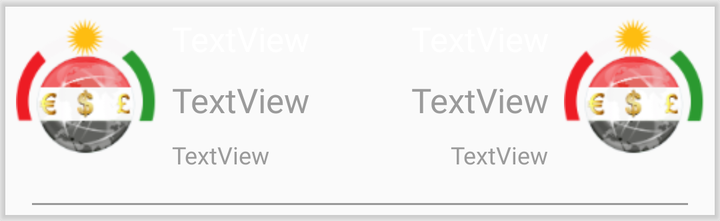
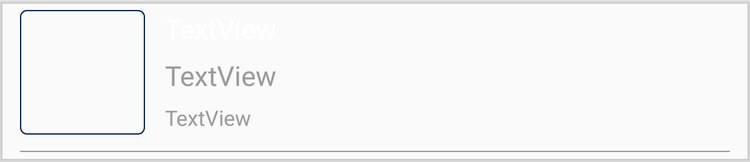

First picture: res/layout/ on a phone held upright. Second picture: the repository's own variant of that layout, on a device whose configuration matches the variant's folder. Source for both follows.
<!-- AndroidManifest.xml: application theme AppTheme -->
<!-- res/layout/layout_item_notification.xml -->
<?xml version="1.0" encoding="utf-8"?>
<androidx.cardview.widget.CardView
        xmlns:android="http://schemas.android.com/apk/res/android"
        xmlns:app="http://schemas.android.com/apk/res-auto"
        xmlns:tools="http://schemas.android.com/tools"
        android:layout_width="match_parent"
        android:layout_height="wrap_content"
        app:cardBackgroundColor="@android:color/transparent">

    <androidx.constraintlayout.widget.ConstraintLayout
            android:orientation="vertical"
            android:layout_width="match_parent"
            android:layout_height="match_parent"
            android:background="@android:color/transparent">

        <ImageView
                android:id="@+id/ivImg"
                android:layout_width="@dimen/notification_img_width"
                android:layout_height="70dp"
                android:layout_marginStart="8dp"
                android:layout_marginTop="8dp"
                app:layout_constraintStart_toStartOf="parent"
                app:layout_constraintTop_toTopOf="parent"
                tools:background="@mipmap/ic_action_logo" />

        <TextView
                android:id="@+id/tvTitle"
                android:layout_width="0dp"
                android:layout_height="wrap_content"
                android:layout_marginStart="8dp"
                android:layout_marginTop="8dp"
                android:layout_marginEnd="16dp"
                android:layout_marginBottom="8dp"
                android:text="TextView"
                android:textColor="@color/white_text"
                android:textDirection="ltr"
                android:textSize="@dimen/notification_phone_text_size"
                app:layout_constraintBottom_toTopOf="@+id/tvMessage"
                app:layout_constraintEnd_toEndOf="parent"
                app:layout_constraintStart_toEndOf="@+id/ivImg"
                app:layout_constraintTop_toTopOf="parent" />

        <TextView
                android:id="@+id/tvMessage"
                android:layout_width="0dp"
                android:layout_height="wrap_content"
                android:layout_marginStart="8dp"
                android:layout_marginTop="8dp"
                android:layout_marginEnd="16dp"
                android:text="TextView"
                android:textColor="@color/notification_label_color"
                android:textDirection="ltr"
                android:textSize="@dimen/notification_phone_text_size"
                android:autoLink="all"
                android:textColorLink="@android:color/holo_blue_light"
                app:layout_constraintEnd_toEndOf="parent"
                app:layout_constraintStart_toEndOf="@+id/ivImg"
                app:layout_constraintTop_toBottomOf="@+id/tvTitle" />

        <TextView
                android:id="@+id/tvDate"
                android:layout_width="0dp"
                android:layout_height="wrap_content"
                android:layout_marginStart="8dp"
                android:layout_marginTop="8dp"
                android:layout_marginEnd="16dp"
                android:layout_marginBottom="16dp"
                android:text="TextView"
                android:textAlignment="viewStart"
                android:textColor="@color/notification_label_color"
                android:textSize="@dimen/text_small12"
                app:layout_constraintBottom_toTopOf="@+id/view"
                app:layout_constraintEnd_toEndOf="parent"
                app:layout_constraintStart_toEndOf="@+id/ivImg"
                app:layout_constraintTop_toBottomOf="@+id/tvMessage" />

        <TextView
                android:id="@+id/tvTitleRTL"
                android:layout_width="0dp"
                android:layout_height="wrap_content"
                android:layout_marginStart="16dp"
                android:layout_marginTop="8dp"
                android:layout_marginEnd="8dp"
                android:layout_marginBottom="8dp"
                android:text="TextView"
                android:textColor="@color/white_text"
                android:textAlignment="viewEnd"
                android:textSize="@dimen/notification_phone_text_size"
                app:layout_constraintBottom_toTopOf="@+id/tvMessageRTL"
                app:layout_constraintEnd_toStartOf="@+id/ivImgRTL"
                app:layout_constraintStart_toStartOf="parent"
                app:layout_constraintTop_toTopOf="parent" />

        <TextView
                android:id="@+id/tvMessageRTL"
                android:layout_width="0dp"
                android:layout_height="wrap_content"
                android:layout_marginStart="16dp"
                android:layout_marginTop="8dp"
                android:layout_marginEnd="8dp"
                android:text="TextView"
                android:textColor="@color/notification_label_color"
                android:textAlignment="viewEnd"
                android:textSize="@dimen/notification_phone_text_size"
                android:autoLink="all"
                android:textColorLink="@android:color/holo_blue_light"
                app:layout_constraintEnd_toStartOf="@+id/ivImgRTL"
                app:layout_constraintStart_toStartOf="parent"
                app:layout_constraintTop_toBottomOf="@+id/tvTitleRTL" />

        <TextView
                android:id="@+id/tvDateRTL"
                android:layout_width="0dp"
                android:layout_height="wrap_content"
                android:layout_marginStart="16dp"
                android:layout_marginTop="8dp"
                android:layout_marginEnd="8dp"
                android:layout_marginBottom="16dp"
                android:text="TextView"
                android:textAlignment="viewEnd"
                android:textColor="@color/notification_label_color"
                android:textSize="@dimen/text_small12"
                app:layout_constraintBottom_toTopOf="@id/view"
                app:layout_constraintEnd_toStartOf="@+id/ivImgRTL"
                app:layout_constraintStart_toStartOf="parent"
                app:layout_constraintTop_toBottomOf="@+id/tvMessageRTL" />

        <View
                android:id="@+id/view"
                android:layout_width="match_parent"
                android:layout_height="1dp"
                android:layout_marginBottom="8dp"
                android:background="@color/notification_label_color"
                app:layout_constraintBottom_toBottomOf="parent"
                app:layout_constraintEnd_toEndOf="parent"
                app:layout_constraintStart_toStartOf="parent"
                android:layout_marginStart="16dp"
                android:layout_marginEnd="16dp"/>

        <ImageView
                android:id="@+id/ivImgRTL"
                android:layout_width="@dimen/notification_img_width"
                android:layout_height="70dp"
                android:layout_marginTop="8dp"
                android:layout_marginEnd="8dp"
                app:layout_constraintEnd_toEndOf="parent"
                app:layout_constraintTop_toTopOf="parent"
                tools:background="@mipmap/ic_action_logo" />
    </androidx.constraintlayout.widget.ConstraintLayout>
</androidx.cardview.widget.CardView>
<!-- resources referenced by this layout -->
<resources>
  <color name="notification_label_color">#9A9A9A</color>
  <color name="white_text">#FFFFFF</color>
  <dimen name="notification_img_width">70dp</dimen>
  <dimen name="notification_phone_text_size">17sp</dimen>
  <dimen name="text_small12">12sp</dimen>
  <!-- mipmap ic_action_logo: png bitmap (mipmap-hdpi, 4938 bytes) -->
  <style name="AppTheme" parent="Theme.AppCompat.Light.DarkActionBar">
          <item name="colorPrimary">@color/colorPrimary</item>
          <item name="colorPrimaryDark">@color/colorPrimaryDark</item>
          <item name="colorAccent">@color/colorAccent</item>
          <item name="android:fontFamily">@font/lato_regular</item>
          <item name="windowActionBar">false</item>
          <item name="windowNoTitle">true</item>
      </style>
  <color name="colorPrimary">@color/blue</color>
  <color name="colorPrimaryDark">@color/black</color>
  <color name="colorAccent">@color/hint_text</color>
  <color name="blue">#031F5A</color>
  <color name="black">#000000</color>
  <color name="hint_text">#FFFAFA</color>
</resources>
<!-- res/layout-sw600dp/layout_item_notification.xml (the repository's variant of the layout above) -->
<!-- drawn on a 7-inch tablet held upright -->
<?xml version="1.0" encoding="utf-8"?>
<androidx.cardview.widget.CardView
        xmlns:android="http://schemas.android.com/apk/res/android"
        xmlns:app="http://schemas.android.com/apk/res-auto"
        xmlns:tools="http://schemas.android.com/tools"
        android:layout_width="match_parent"
        android:layout_height="wrap_content"
        app:cardBackgroundColor="@android:color/transparent">

    <androidx.constraintlayout.widget.ConstraintLayout
            android:orientation="vertical"
            android:layout_width="match_parent"
            android:layout_height="match_parent"
            android:background="@android:color/transparent">

        <TextView
                android:id="@+id/tvTitle"
                android:layout_width="0dp"
                android:layout_height="wrap_content"
                android:layout_marginStart="16dp"
                android:layout_marginTop="8dp"
                android:layout_marginEnd="16dp"
                android:layout_marginBottom="8dp"
                android:text="TextView"
                android:textDirection="ltr"
                android:textColor="@color/white_text"
                android:textSize="@dimen/notification_tablet_text_size"
                app:layout_constraintBottom_toTopOf="@+id/tvMessage"
                app:layout_constraintEnd_toEndOf="parent"
                app:layout_constraintStart_toEndOf="@+id/ivImg"
                app:layout_constraintTop_toTopOf="parent" />

        <TextView
                android:id="@+id/tvMessage"
                android:layout_width="0dp"
                android:layout_height="wrap_content"
                android:layout_marginStart="16dp"
                android:layout_marginTop="8dp"
                android:layout_marginEnd="16dp"
                android:text="TextView"
                android:textDirection="ltr"
                android:autoLink="all"
                android:textColorLink="@android:color/holo_blue_light"
                android:textColor="@color/notification_label_color"
                android:textSize="@dimen/notification_tablet_text_size"
                app:layout_constraintEnd_toEndOf="parent"
                app:layout_constraintStart_toEndOf="@+id/ivImg"
                app:layout_constraintTop_toBottomOf="@+id/tvTitle" />

        <TextView
                android:id="@+id/tvDate"
                android:layout_width="0dp"
                android:layout_height="wrap_content"
                android:layout_marginStart="16dp"
                android:layout_marginTop="8dp"
                android:layout_marginEnd="16dp"
                android:layout_marginBottom="16dp"
                android:text="TextView"
                android:textAlignment="viewStart"
                android:textColor="@color/notification_label_color"
                android:textSize="@dimen/notification_phone_text_size"
                app:layout_constraintBottom_toBottomOf="@id/view"
                app:layout_constraintEnd_toEndOf="parent"
                app:layout_constraintStart_toEndOf="@+id/ivImg"
                app:layout_constraintTop_toBottomOf="@+id/tvMessage" />

        <TextView
                android:visibility="gone"
                android:id="@+id/tvTitleRTL"
                android:layout_width="0dp"
                android:layout_height="wrap_content"
                android:layout_marginStart="16dp"
                android:layout_marginTop="8dp"
                android:layout_marginEnd="16dp"
                android:layout_marginBottom="8dp"
                android:text="TextView"
                android:textColor="@color/white_text"
                android:textAlignment="viewEnd"
                android:textSize="@dimen/notification_tablet_text_size"
                app:layout_constraintBottom_toTopOf="@+id/tvMessage"
                app:layout_constraintEnd_toStartOf="@+id/ivImgRTL"
                app:layout_constraintStart_toStartOf="parent"
                app:layout_constraintTop_toTopOf="parent" />

        <TextView
                android:id="@+id/tvMessageRTL"
                android:layout_width="0dp"
                android:layout_height="wrap_content"
                android:layout_marginStart="16dp"
                android:layout_marginTop="8dp"
                android:layout_marginEnd="16dp"
                android:text="TextView"
                android:autoLink="all"
                android:textColorLink="@android:color/holo_blue_light"
                android:textColor="@color/notification_label_color"
                android:textAlignment="viewEnd"
                android:textSize="@dimen/notification_tablet_text_size"
                android:visibility="gone"
                app:layout_constraintEnd_toStartOf="@+id/ivImgRTL"
                app:layout_constraintStart_toStartOf="parent"
                app:layout_constraintTop_toBottomOf="@+id/tvTitleRTL" />

        <TextView
                android:visibility="gone"
                android:id="@+id/tvDateRTL"
                android:layout_width="0dp"
                android:layout_height="wrap_content"
                android:layout_marginStart="16dp"
                android:layout_marginTop="8dp"
                android:layout_marginEnd="16dp"
                android:layout_marginBottom="16dp"
                android:text="TextView"
                android:textAlignment="viewEnd"
                android:textColor="@color/notification_label_color"
                android:textSize="@dimen/notification_phone_text_size"
                app:layout_constraintBottom_toTopOf="@id/view"
                app:layout_constraintEnd_toStartOf="@+id/ivImgRTL"
                app:layout_constraintStart_toStartOf="parent"
                app:layout_constraintTop_toBottomOf="@+id/tvMessageRTL" />
        <View
                android:id="@+id/view"
                android:layout_width="match_parent"
                android:layout_height="1dp"
                android:layout_marginBottom="8dp"
                android:background="@color/notification_label_color"
                app:layout_constraintBottom_toBottomOf="parent"
                app:layout_constraintEnd_toEndOf="parent"
                app:layout_constraintStart_toStartOf="parent"
                android:layout_marginStart="16dp"
                android:layout_marginEnd="16dp"/>

        <ImageView
                android:id="@+id/ivImgRTL"
                android:layout_width="100dp"
                android:layout_height="100dp"
                android:layout_marginTop="8dp"
                android:layout_marginEnd="16dp"
                android:visibility="gone"
                app:layout_constraintEnd_toEndOf="parent"
                app:layout_constraintTop_toTopOf="parent"
                app:srcCompat="@drawable/blue_outline" />

        <ImageView
                android:id="@+id/ivImg"
                android:layout_width="100dp"
                android:layout_height="100dp"
                android:layout_marginStart="16dp"
                android:layout_marginTop="8dp"
                app:layout_constraintStart_toStartOf="parent"
                app:layout_constraintTop_toTopOf="parent"
                app:srcCompat="@drawable/blue_outline" />

    </androidx.constraintlayout.widget.ConstraintLayout>
</androidx.cardview.widget.CardView>
<!-- resources referenced by the variant -->
<!-- as a 7-inch tablet held upright resolves them -->
<resources>
  <color name="notification_label_color">#9A9A9A</color>
  <color name="white_text">#FFFFFF</color>
  <dimen name="notification_phone_text_size">17sp</dimen>
  <dimen name="notification_tablet_text_size">22sp</dimen>
  <!-- drawable blue_outline (drawable) -->
  <?xml version="1.0" encoding="utf-8"?>
  <shape xmlns:android="http://schemas.android.com/apk/res/android">
      <stroke android:color="@color/blue" android:width="1dp"/>
  
      <corners android:radius="5dp"/>
  </shape>
  <style name="AppTheme" parent="Theme.AppCompat.Light.DarkActionBar">
          <item name="colorPrimary">@color/colorPrimary</item>
          <item name="colorPrimaryDark">@color/colorPrimaryDark</item>
          <item name="colorAccent">@color/colorAccent</item>
          <item name="android:fontFamily">@font/lato_regular</item>
          <item name="windowActionBar">false</item>
          <item name="windowNoTitle">true</item>
      </style>
  <color name="blue">#031F5A</color>
  <color name="colorPrimary">@color/blue</color>
  <color name="colorPrimaryDark">@color/black</color>
  <color name="colorAccent">@color/hint_text</color>
  <color name="black">#000000</color>
  <color name="hint_text">#FFFAFA</color>
</resources>
